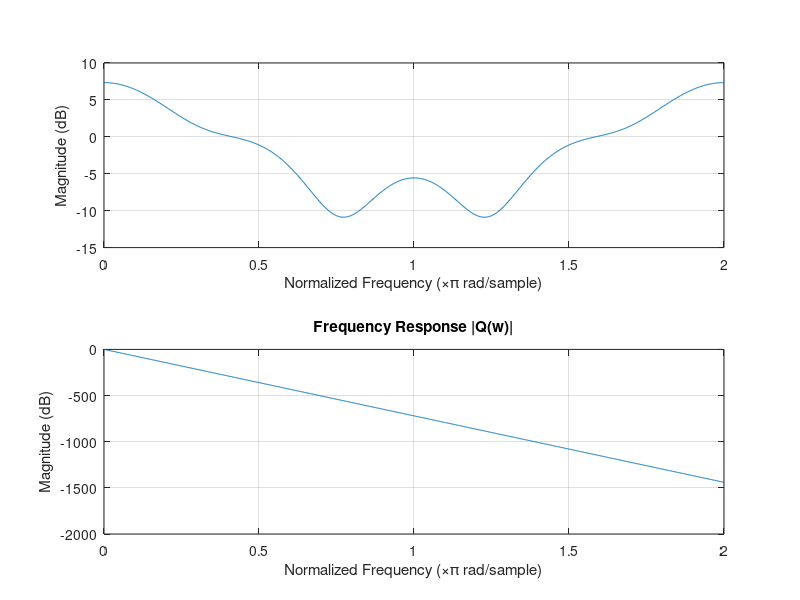

Recreate this plot in MATLAB.
clear all; close all; clc

% 0.1 Declare Channel Parameters
delay_ns = [0, 30, 70, 90, 110, 190,   410];
power_dB = [0, -1, -2, -3, -8,  -17.2, -20.8];
Fs = 10e6; % 10 MHz 
Ts = 1/Fs; % 100 ns
Es_bar = 1;


% 0.2 Find channel impulse response h[n]
tap_indices = round((delay_ns * 1e-9) / Ts);

% Initialize discrete-time channel pulse response
L = max(tap_indices); % Maximum delay index (check that L = 4)
h_n = zeros(1, L + 1); % We initialize h[n] with zeros and only fill in the taps with responses

% Assign tap values (later assignments overwrite earlier ones for same index)
for i = 1:length(delay_ns)
    idx = tap_indices(i) + 1; % 1-based indexing for MATLAB
    h_n(idx) = sqrt(10^(power_dB(i)/10)); % Linear voltage gain. 
end
disp('h[n]:');
disp(h_n); 
% We should see these taps (in linear units):
% n = 0 -> 0.891
% n = 1 -> 0.398
% n = 2 -> 0.138
% n = 3 -> 0
% n = 4 -> 0.0912
% TODO: Check with Toddlers if these values are kosher 

%% Q1a. Determine q[n] and frequency response Q(w)
% p[n] = h[n] (we don't care about T)
% q[n] = (p[n] * p*[-n]) / ||p||
%      = (h[n] * h*[-n]) / ||h||

mod_h = sqrt(sum(h_n.^2));
q_n = conv(h_n, fliplr(h_n)) / mod_h;
disp('q[n]:');
disp(q_n);

figure;
freqz(q_n, 1, 1024, 'whole');
title('Frequency Response |Q(w)|');
xlabel('Normalized Frequency (\times\pi rad/sample)');
ylabel('Magnitude (dB)');

%% Q1b. Best spectral efficiency for Pe = 1e-4, sigma2 = 0.1995
sigma2 = 0.1995
% We use the MFB for SNR here, since we're calculating our best case scenario. TODO: Check with Faraz or the Toddlers if this is right.
SNR_mfb_linear = (Es_bar * mod_h^2)/ sigma2; % ||p||^2 = ||h||^2
Gap_dB = 6.6; % From course reader
Gap_linear = 10^(Gap_dB/10);
b = log2(1 + SNR_mfb_linear / Gap_linear);

disp('Ideal spectral efficiency:')
disp(b)
